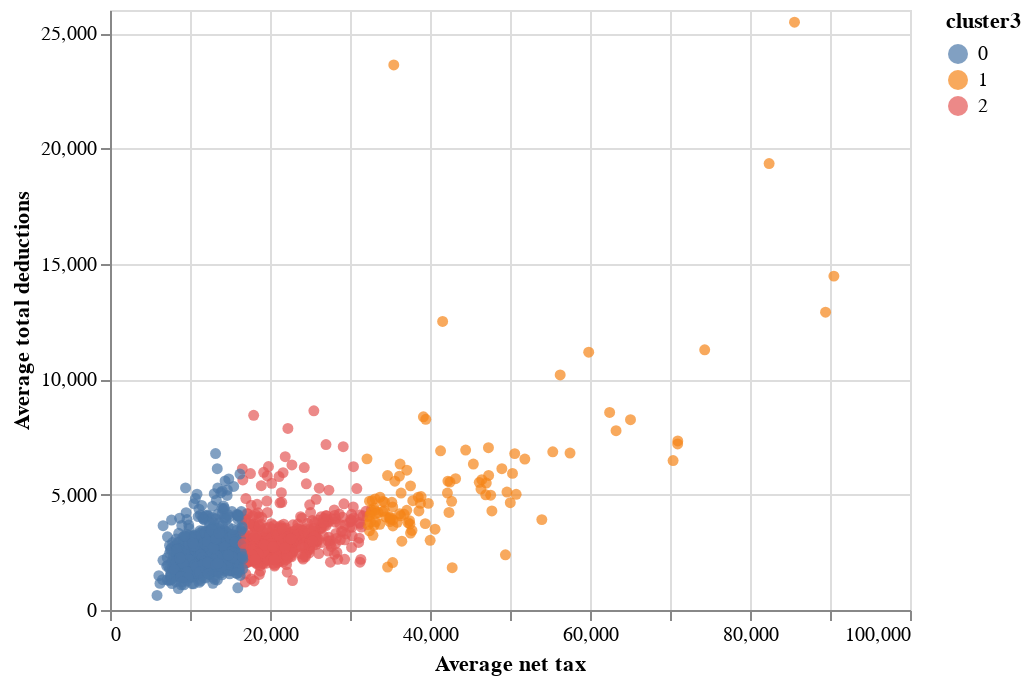

Here is the notebook cell this chart was saved with:
### Code cell
df['cluster3'] = kmeans.predict(X)
alt.Chart(df).mark_circle()\
             .encode(x='Average net tax', \
                     y='Average total deductions', \
                     color='cluster3:N', \
                     tooltip=['Postcode', 'cluster', \
                              'Average net tax', \
                              'Average total deductions']) \
             .interactive()

### Figure 1 — Vega-Lite specification as saved in the notebook (floating-point values rounded to 4 significant figures; data arrays with more than 128 entries replaced by an {"elided": "..."} marker saying what was removed)
{"config": {"view": {"continuousWidth": 400, "continuousHeight": 300}}, "data": {"name": "data-4ccaede958cae9a7f74e45e63bf1494b"}, "mark": "circle", "encoding": {"color": {"field": "cluster3", "type": "nominal"}, "tooltip": [{"field": "Postcode", "type": "quantitative"}, {"field": "cluster", "type": "quantitative"}, {"field": "Average net tax", "type": "quantitative"}, {"field": "Average total deductions", "type": "quantitative"}], "x": {"field": "Average net tax", "type": "quantitative"}, "y": {"field": "Average total deductions", "type": "quantitative"}}, "selection": {"selector003": {"type": "interval", "bind": "scales", "encodings": ["x", "y"]}}, "$schema": "https://vega.github.io/schema/vega-lite/v4.17.0.json", "datasets": {"data-4ccaede958cae9a7f74e45e63bf1494b": {"elided": "2473 records"}}}
